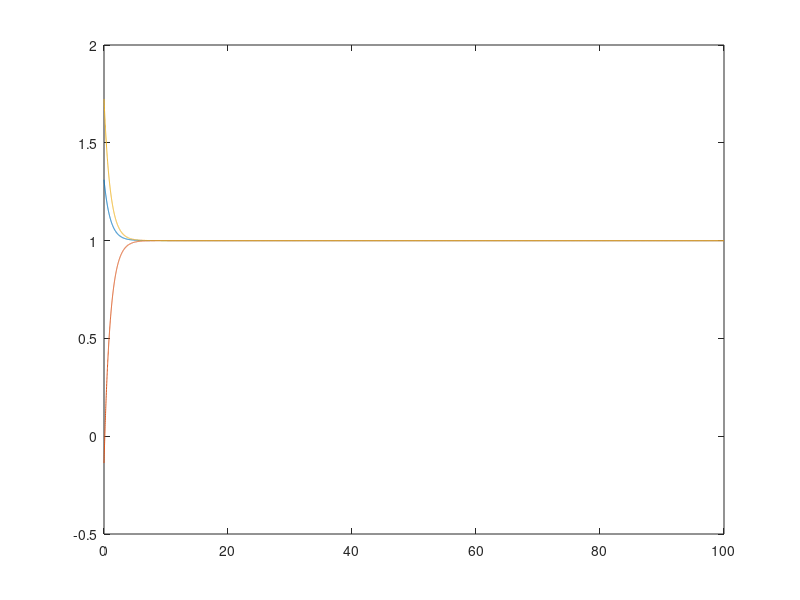

Reproduce this figure in MATLAB.
% Recurrent Neural Network Model

dt=0.01; %time slice
T=100; %amount of time to run for
time= 0:dt:T;  % a time vector
N = 3;  %the number of neurons


W = [1 2 3; 4 5 6; 7 8 9];% a hand coded 3*3 matrix
%W = randn(N) a random N*N matrix

y=randn(N,length(time)); %initial conditions
theta =  rand(N,1); %the biases

%main loop
for i=2:length(time)
 y(:,i) = y(:,i-1) +dt*(-y(:,i-1)+tanh( W*y(:,i-1) +theta));
end

%plot the data
plot(time,y);